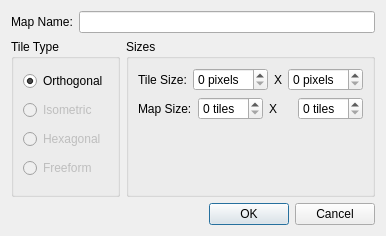
<?xml version="1.0" encoding="UTF-8"?>
<ui version="4.0">
 <class>LevelPropertiesDialog</class>
 <widget class="QDialog" name="LevelPropertiesDialog">
  <property name="geometry">
   <rect>
    <x>0</x>
    <y>0</y>
    <width>337</width>
    <height>236</height>
   </rect>
  </property>
  <property name="sizePolicy">
   <sizepolicy hsizetype="Fixed" vsizetype="Fixed">
    <horstretch>0</horstretch>
    <verstretch>0</verstretch>
   </sizepolicy>
  </property>
  <property name="windowTitle">
   <string>Level Properties</string>
  </property>
  <layout class="QVBoxLayout" name="verticalLayout_3">
   <item>
    <layout class="QHBoxLayout" name="horizontalLayout_3">
     <item>
      <widget class="QLabel" name="label_5">
       <property name="text">
        <string>Map Name:</string>
       </property>
      </widget>
     </item>
     <item>
      <widget class="QLineEdit" name="mapNameInput"/>
     </item>
    </layout>
   </item>
   <item>
    <layout class="QHBoxLayout" name="horizontalLayout_4">
     <item>
      <widget class="QGroupBox" name="groupBox">
       <property name="title">
        <string>Tile Type</string>
       </property>
       <property name="flat">
        <bool>false</bool>
       </property>
       <layout class="QVBoxLayout" name="verticalLayout">
        <item>
         <widget class="QRadioButton" name="orthogonalTileType">
          <property name="text">
           <string>Orthogonal</string>
          </property>
          <property name="checked">
           <bool>true</bool>
          </property>
         </widget>
        </item>
        <item>
         <widget class="QRadioButton" name="isometricTileType">
          <property name="enabled">
           <bool>false</bool>
          </property>
          <property name="text">
           <string>Isometric</string>
          </property>
         </widget>
        </item>
        <item>
         <widget class="QRadioButton" name="hexagonalTileType">
          <property name="enabled">
           <bool>false</bool>
          </property>
          <property name="text">
           <string>Hexagonal</string>
          </property>
         </widget>
        </item>
        <item>
         <widget class="QRadioButton" name="freeformTileType">
          <property name="enabled">
           <bool>false</bool>
          </property>
          <property name="text">
           <string>Freeform</string>
          </property>
         </widget>
        </item>
       </layout>
      </widget>
     </item>
     <item>
      <widget class="QGroupBox" name="groupBox_2">
       <property name="title">
        <string>Sizes</string>
       </property>
       <layout class="QVBoxLayout" name="verticalLayout_2">
        <item>
         <layout class="QHBoxLayout" name="horizontalLayout">
          <item>
           <widget class="QLabel" name="label">
            <property name="text">
             <string>Tile Size:</string>
            </property>
           </widget>
          </item>
          <item>
           <widget class="QSpinBox" name="tileSizeX">
            <property name="suffix">
             <string> pixels</string>
            </property>
           </widget>
          </item>
          <item>
           <widget class="QLabel" name="label_3">
            <property name="text">
             <string>X</string>
            </property>
           </widget>
          </item>
          <item>
           <widget class="QSpinBox" name="tileSizeY">
            <property name="suffix">
             <string> pixels</string>
            </property>
           </widget>
          </item>
         </layout>
        </item>
        <item>
         <layout class="QHBoxLayout" name="horizontalLayout_2">
          <item>
           <widget class="QLabel" name="label_2">
            <property name="text">
             <string>Map Size:</string>
            </property>
           </widget>
          </item>
          <item>
           <widget class="QSpinBox" name="mapSizeX">
            <property name="suffix">
             <string> tiles</string>
            </property>
           </widget>
          </item>
          <item>
           <widget class="QLabel" name="label_4">
            <property name="text">
             <string>X</string>
            </property>
           </widget>
          </item>
          <item>
           <widget class="QSpinBox" name="mapSizeY">
            <property name="suffix">
             <string> tiles</string>
            </property>
           </widget>
          </item>
         </layout>
        </item>
        <item>
         <spacer name="verticalSpacer">
          <property name="orientation">
           <enum>Qt::Vertical</enum>
          </property>
          <property name="sizeHint" stdset="0">
           <size>
            <width>20</width>
            <height>40</height>
           </size>
          </property>
         </spacer>
        </item>
       </layout>
      </widget>
     </item>
    </layout>
   </item>
   <item>
    <widget class="QDialogButtonBox" name="buttonBox">
     <property name="orientation">
      <enum>Qt::Horizontal</enum>
     </property>
     <property name="standardButtons">
      <set>QDialogButtonBox::Cancel|QDialogButtonBox::Ok</set>
     </property>
    </widget>
   </item>
  </layout>
 </widget>
 <resources/>
 <connections>
  <connection>
   <sender>buttonBox</sender>
   <signal>accepted()</signal>
   <receiver>LevelPropertiesDialog</receiver>
   <slot>accept()</slot>
   <hints>
    <hint type="sourcelabel">
     <x>248</x>
     <y>254</y>
    </hint>
    <hint type="destinationlabel">
     <x>157</x>
     <y>274</y>
    </hint>
   </hints>
  </connection>
  <connection>
   <sender>buttonBox</sender>
   <signal>rejected()</signal>
   <receiver>LevelPropertiesDialog</receiver>
   <slot>reject()</slot>
   <hints>
    <hint type="sourcelabel">
     <x>316</x>
     <y>260</y>
    </hint>
    <hint type="destinationlabel">
     <x>286</x>
     <y>274</y>
    </hint>
   </hints>
  </connection>
 </connections>
</ui>
